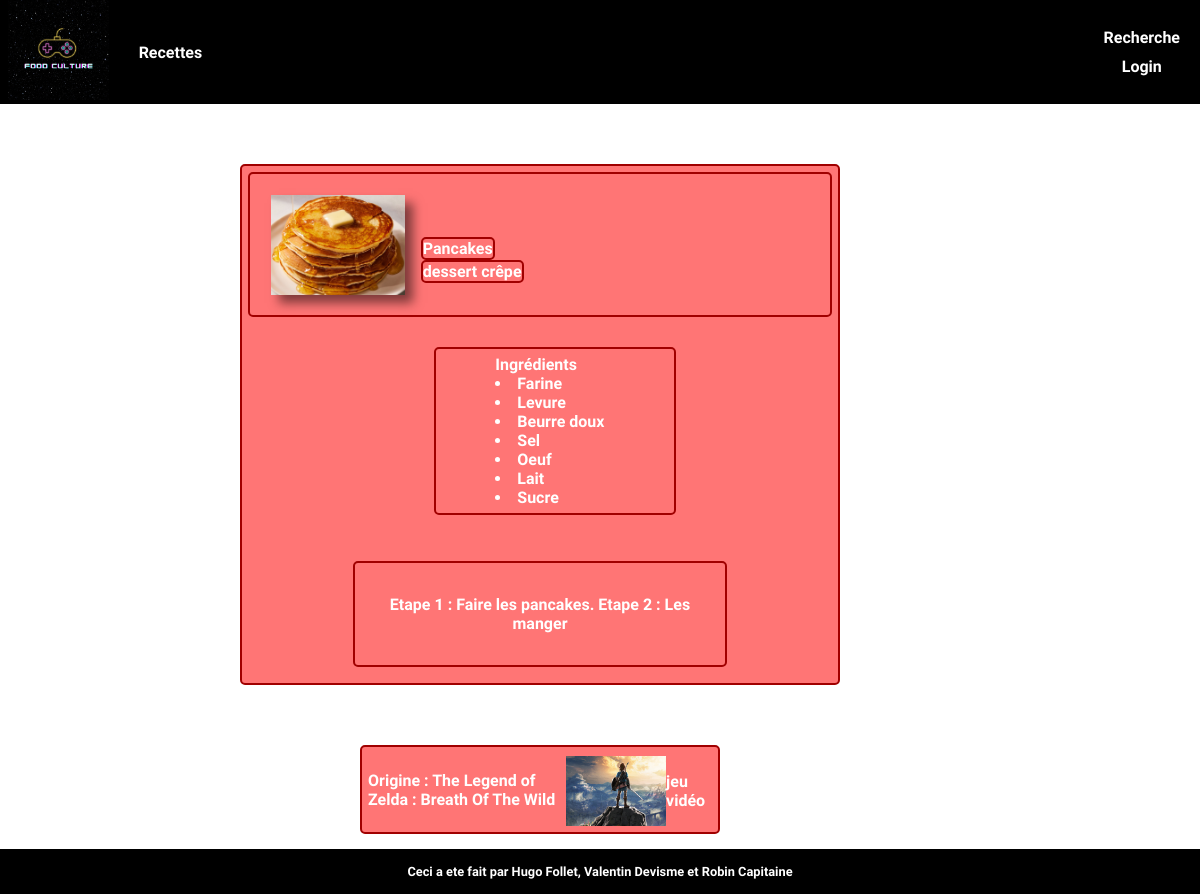
Screenshot of /recette.php?id=2 with the database file from the repository.
### tables this page shows
CREATE TABLE `recette` (
    `recette_id` int PRIMARY KEY AUTO_INCREMENT,
    `nom` varchar(50) NOT NULL,
    `instructions` longtext NOT NULL,
    `image` varchar(255) DEFAULT NULL,
    `origine_id` int,

    FOREIGN KEY (`origine_id`) REFERENCES origine(`origine_id`)
);

CREATE TABLE `tag` (
    `tag_id` int PRIMARY KEY AUTO_INCREMENT,
    `nom` varchar(50) NOT NULL
);

CREATE TABLE `ingredient_recette` (
    `recette_id` int REFERENCES `recette`(`recette_id`),
    `ingredient_id` int REFERENCES `ingredient`(`ingredient_id`),
    `quantite` float,

    PRIMARY KEY (`recette_id`,`ingredient_id`)
);

CREATE TABLE `ingredient` (
    `ingredient_id` int PRIMARY KEY AUTO_INCREMENT,
    `nom` varchar(50) NOT NULL,
    `image` varchar(255) DEFAULT NULL
);

CREATE TABLE `origine` (
    `origine_id` int PRIMARY KEY AUTO_INCREMENT,
    `nom` varchar(50) NOT NULL,
    `description` longtext,
    `image` varchar(255) DEFAULT NULL
);

### class/init.php (called while the page is built, shortened)
<?php
$chemin_image="ressources".DIRECTORY_SEPARATOR."img".DIRECTORY_SEPARATOR;
?>

### class/connexion.php (called while the page is built, shortened)
<?php
class Connexion{
	public static function prendreNomRecette(PDO $pdo, int $id):string{
		$commande="SELECT nom
		FROM recette
		WHERE recette_id=$id;";
		$statement=$pdo->prepare($commande);
		$statement->execute() or die(var_dump($statement->errorInfo()));
		$results=$statement->fetchAll(PDO::FETCH_CLASS,"commandes");
		return $results[0]->nom;
	}
	public static function prendreImageRecette(PDO $pdo, int $id):commandes{
		$commande="SELECT image,nom
		FROM recette
		WHERE recette_id=$id;";
		$statement=$pdo->prepare($commande);
		$statement->execute() or die(var_dump($statement->errorInfo()));
		$results=$statement->fetchAll(PDO::FETCH_CLASS,"commandes");
		return $results[0];
	}
	public static function prendreListeTag(PDO $pdo, int $id):array{
		$commande="SELECT nom as tag
        FROM tag,tag_recette
        WHERE tag.tag_id=tag_recette.tag_id and recette_id=$id;";
		$statement=$pdo->prepare($commande);
		$statement->execute() or die(var_dump($statement->errorInfo()));
		$results=$statement->fetchAll(PDO::FETCH_CLASS,"commandes");
		return $results;
	}
	public static function prendreListeIngredients(PDO $pdo, int $id):array{
		$commande="SELECT nom as ingredient, quantite
        FROM ingredient,ingredient_recette
        WHERE ingredient_recette.ingredient_id=ingredient.ingredient_id and recette_id=$id;";
		$statement=$pdo->prepare($commande);
		$statement->execute() or die(var_dump($statement->errorInfo()));
		$results=$statement->fetchAll(PDO::FETCH_CLASS,"commandes");
		return $results;
	}
	public static function prendreInstructions(PDO $pdo, int $id):string{
		$commande="SELECT instructions
        FROM recette
        WHERE recette_id=$id;";
		$statement=$pdo->prepare($commande);
		$statement->execute() or die(var_dump($statement->errorInfo()));
		$results=$statement->fetchAll(PDO::FETCH_CLASS,"commandes");
		return $results[0]->instructions;
	}
	public static function prendreOrigine(PDO $pdo, int $id):array{
		$commande="SELECT origine.nom, origine.description, origine.image
		FROM origine,recette
		WHERE recette.origine_id=origine.origine_id and recette.recette_id=$id;";
		$statement=$pdo->prepare($commande);
		$statement->execute() or die(var_dump($statement->errorInfo()));
		$results=$statement->fetchAll(PDO::FETCH_CLASS,"commandes");
		if($results!=null){
			return $results;
		}
		$aux=[null];
		return $aux;
	}
}

### class/Autoloader.php (called while the page is built, shortened)
<?php
class Autoloader{
    static function autoload($class_name){
        $class_name = str_replace('\\', DIRECTORY_SEPARATOR, $class_name) ;
    }
}

### recette.php (the view, shortened to what this page needs)
<?php
include "class/init.php";
if(isset($_GET["id"])){
    $id=$_GET["id"];
}else{
    header("Location: index.php");
    exit();
}
?>
<!doctype html>
<html lang="fr">
<head>
    <link rel="stylesheet" href="css/stylerecette.css">
</head>
<body>
<?php include "class/header.php" ?>
<form id="accueil" method="POST" enctype="multipart/form-data">
    <div class="origine">
        <div class="neon">
            <div class="ligne1">
                <div class="image"> <?php
                    $results=Connexion::prendreImageRecette($pdo,$id);
                    echo "<img src='$chemin_image"."/recettes/"."$results->image' alt='$results->nom'>";
                    ?>
                </div>
                <div class="informations">
                    <div class="nom">
                        <label for="name" class="form-label"><?php
                            echo Connexion::prendreNomRecette($pdo,$id);
                        ?>
                        </label>
                    </div>
                    <div class="tag">
                        <label for="description" class="form-label"> <?php
                        $results=Connexion::prendreListeTag($pdo,$id);
                        foreach($results as $info):
                            echo $info->tag." ";
                        endforeach;
                        ?>
                        </label>
                    </div>
                </div>
            </div>
            <div class="ligne2">
                <div class="fenetre">
                    <label for="name" class="form-label">Ingrédients</label> <?php
                    $results=Connexion::prendreListeIngredients($pdo,$id);
                    foreach($results as $info):
                        echo "<li>$info->ingredient</li>";
                    endforeach;
                    ?>
                </div>
            </div>
            <div class="ligne3">
                <div class="description">
                    <label for="name" class="form-label"> <?php
                    $results=Connexion::prendreInstructions($pdo,$id);
                    echo "<p>$results</p>";
                    ?>
                    </label>
                </div>
            </div>
        </div>
    </div>
    <div class="origines" id="origine">
        <?php
        $results=Connexion::prendreOrigine($pdo,$id);
        if($results[0]!=null){
            $results=$results[0];
            echo "Origine : ".$results->nom;
            echo "<div class='description_origine'>";
            echo "<div id='description'>";
            echo "<img src='$chemin_image"."/origine/"."$results->image' alt='$results->nom'>";
            echo "<p>$results->description</p>";
        }else{
            echo "Aucune origine";
        }
        ?>
        </div>
        </div>
    </div>
</form>
    <?php include "class/footer.php" ?>
    </body>
    </html>

### class/header.php (shortened to what this page needs)
<header>
    <nav class="navbar navbar-dark bg-dark">
        <div class="nav-content">
            <div class="gauche" >
                <div class="logo">
                    <a href="index.php"><img src="./ressources/img/logoweb3.png" alt="" height="100" class="d-inline-block align-top"></a>
                </div>
                <div class="recette">
                    <a class="navbar-brand" href="./liste_recettes.php">
                        Recettes
                    </a>
                </div>
            </div>
            <div class="droite">
                <div class="recherche">
                    <a class="navbar-brand" href="./page_recherche.php">
                        Recherche
                    </a>
                </div>
                <div class="login">
                <?php $log="Login";
                echo '<a class="navbar-brand" href="./login.php">'.$log.'</a>'; ?>
                </div>
            </div>
        </div>
    </nav>
</header>

### class/footer.php
<footer class="navbar navbar-dark bg-dark">
    <div class="navbar-brand" style=" text-align:center ; font-size: 0.8em">
            Ceci a ete fait par Hugo Follet, Valentin Devisme et Robin Capitaine
    </div>
</footer>

### css/stylerecette.css (style rules this page uses)
* { font-family: 'Comfortaa', cursive ; font-weight: bold; color: white; }
html, body { height: 100% ; margin: 0px; background: url("../ressources/img/fond2.jpg"); background-size: 1500px ; background-position: center; }
body { margin: auto; display: flex; flex-direction: column; }
header .nav-content { display: flex; justify-content: space-between; align-items: center; background: black; }
header .recette { margin-left: 30px; }
header .gauche { display: flex; justify-content: flex-start; align-items: center; }
header .droite { display: flex; flex-direction: column; justify-content: space-around; align-items: center; margin-right: 20px; }
header .login { margin-top: 10px; }
.recherche { color: black ; }
.navbar-brand { text-decoration: none; }
.origine { padding-top: 10%; padding-bottom: 10%; }
.image { float: left; margin-left: 1%; margin-top: 1%; }
.image img { height: 100px; box-shadow:8px 8px 10px 0 rgba(0,0,0,0.5); }
#accueil { width: 50%; display: flex; padding-left: 20%; padding-bottom: 5%; flex-direction: column; align-content: center; overflow: auto; scrollbar-width: none; background-color: transparent; overflow-y: scroll; }
#origine { display: flex; justify-content: center; align-items: center; padding: 1%; border: 2px solid #A00000; border-radius: 5px; background: #FF7575; color: white; scrollbar-width: none; margin: auto 20% auto 20%; }
.description_origine { margin: 1% 2% 0% 2%; }
#description { display:flex; }
#description img { width: 100px; }
footer { height: 5%; position:absolute; bottom:0; width:100%; display: flex; flex-direction: column; justify-content: center; align-items: center; background: black; overflow: hidden; }
.neon { display: flex; flex-direction: column; padding: em ; border: 2px solid #A00000; border-radius: 5px; background: #FF7575; color: white; }
.ligne1 { display: flex; flex-direction: row; align-items: flex-end; border: 2px solid #A00000; border-radius: 5px; background: #FF7575; padding : 1em; color: black ; padding: 1em ; margin-left: 1%; margin-top: 1% ; margin-right: 1% ; }
.informations { display: flex; flex-direction: column; justify-content: space-between; align-items: baseline; padding: 1em; }
.tag { float: right; border: 2px solid #A00000; border-radius: 5px; background: #FF7575; color: white; order: 2; }
.nom { float: right; order: 1 ; border: 2px solid #A00000; border-radius: 5px; background: #FF7575; color: white; }
.ligne2 { display: flex; justify-content: center; }
.fenetre { float:left; margin-left: 5%; margin-top: 5% ; margin-bottom: 5% ; width : 20% ; padding-top: 1%; padding-left: 10% ; padding-right: 10% ; padding-bottom: 1%; border: 2px solid #A00000; border-radius: 5px; background: #FF7575; color: white; }
.description { width: 60%; height: 15% ; border: 2px solid #A00000; border-radius: 5px; background: #FF7575; color: white; text-align: center; padding : 1em; }
.ligne3 { padding: 1em; display: flex ; justify-content: center; }
.origine { color: black; }

### rows the page displays
recette: image (picture), nom "Pancakes", instructions "Etape 1 : Faire les pancakes. Etape 2 : Les manger"
tag: nom "dessert"
tag: nom "crêpe"
ingredient_recette: ingredient.nom "Farine"
ingredient_recette: ingredient.nom "Levure"
ingredient_recette: ingredient.nom "Beurre doux"
ingredient_recette: ingredient.nom "Sel"
ingredient_recette: ingredient.nom "Oeuf"
ingredient_recette: ingredient.nom "Lait"
ingredient_recette: ingredient.nom "Sucre"
origine: nom "The Legend of Zelda : Breath Of The Wild", image (picture), description "jeu vidéo"

### other values shown
$log "Login"
